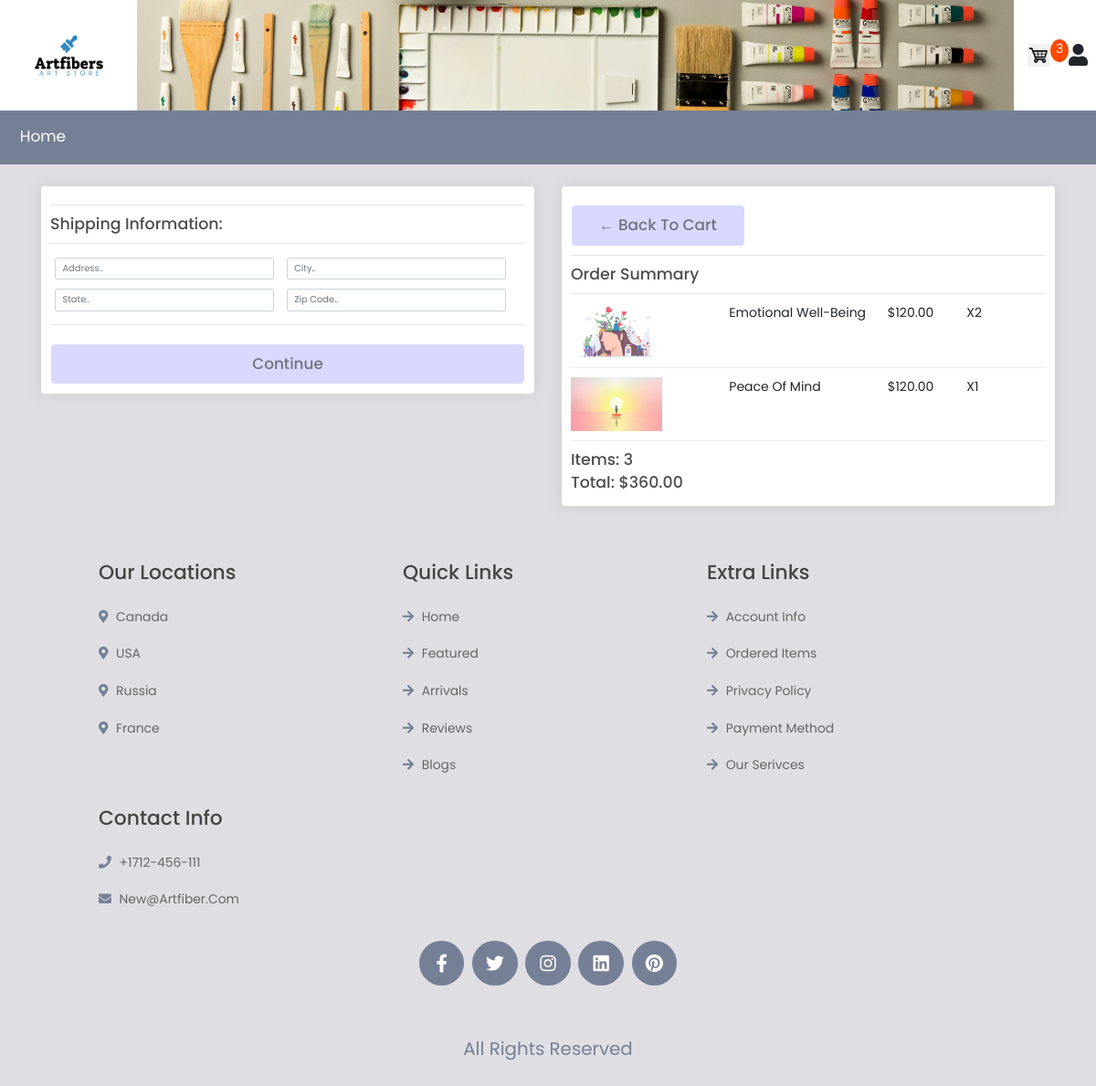
/checkout/ (signed in), run on an earlier commit of the app's database.
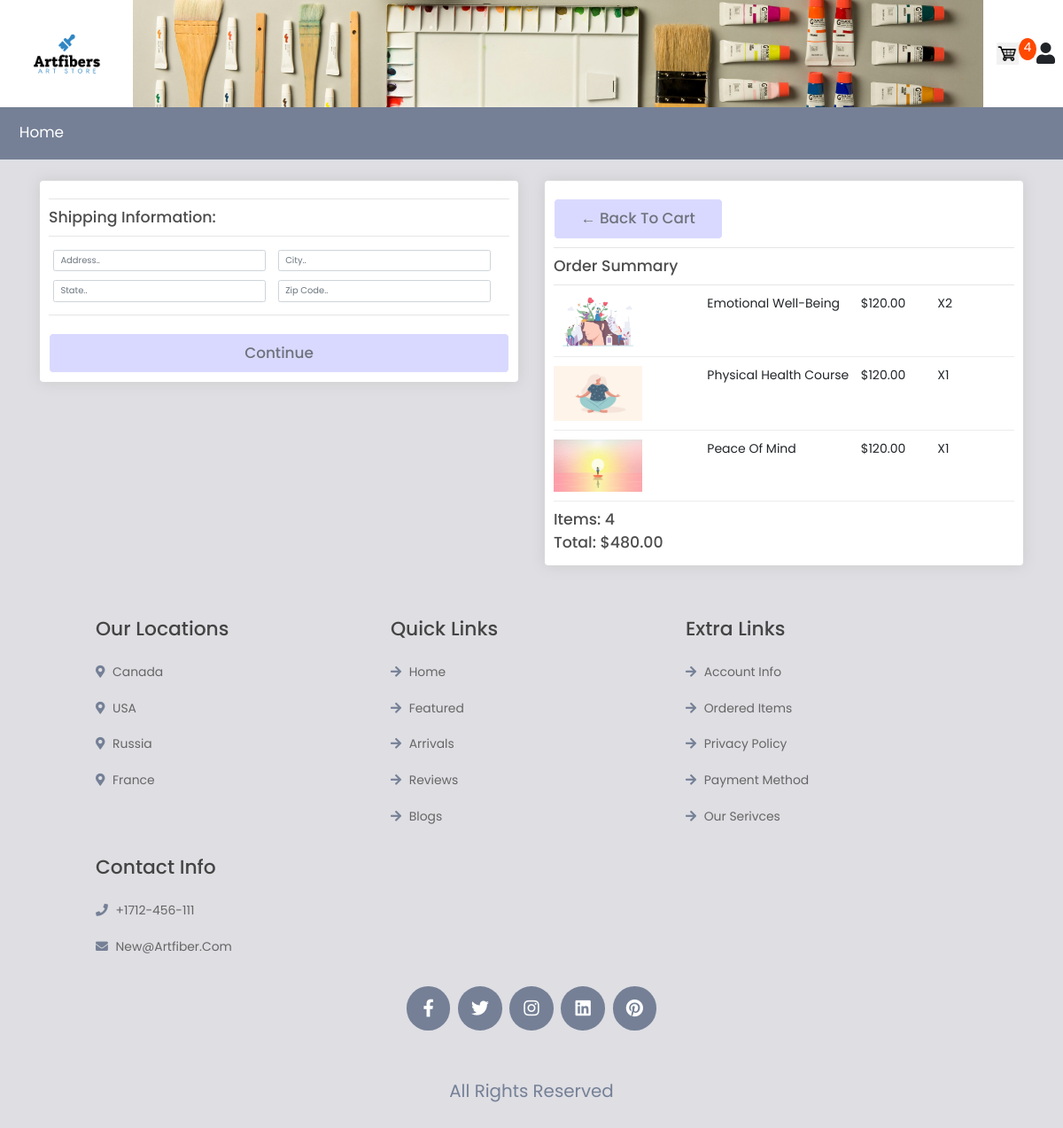
And on a later commit of the database.
### store/models.py (models this page shows, shortened)
class OrderItem(models.Model):
    product = models.ForeignKey(Product, on_delete=models.SET_NULL, null=True)
    order = models.ForeignKey(Order, on_delete=models.SET_NULL, null=True)
    quantity = models.IntegerField(default=0, null=True, blank=True)
    date_added = models.DateTimeField(auto_now_add=True)
    @property
    def get_total(self):
        return self.quantity*self.product.price

class Product(models.Model):
    name = models.CharField(max_length=200)
    price = models.DecimalField(max_digits=7, decimal_places=2)
    digital = models.BooleanField(
        default=False, null=True, blank=True)  # doesn't require shipment
    image = models.ImageField(null=True, blank=True)
    @property
    def imageURL(self):
        try:
            url = self.image.url
        except:
            url = ''
        return url

class Order(models.Model):
    customer = models.ForeignKey(
        Customer, on_delete=models.SET_NULL, null=True, blank=True)
    date_ordered = models.DateTimeField(auto_now_add=True)
    complete = models.BooleanField(default=False)
    transaction_id = models.CharField(max_length=100, null=True)
    @property
    def shipping(self):
        shipping = False
        orderitems = self.orderitem_set.all()  # all the order items in a cart
        for i in orderitems:
            if i.product.digital == False:
                shipping = True
        return shipping
    @property
    def get_cart_total(self):
        orderitems = self.orderitem_set.all()
        total = sum([item.get_total for item in orderitems])
        return total
    @property
    def get_cart_items(self):
        orderitems = self.orderitem_set.all()
        total = sum([item.quantity for item in orderitems])
        return total

### store/views.py (the view)
# urls.py: path('checkout/', views.checkout, name="checkout"),
def checkout(request):
    data = cartData(request)
    cartItems = data['cartItems']
    order = data['order']
    items = data['items']
    context = {'items': items, 'order': order, 'cartItems': cartItems}
    return render(request, 'store/Checkout.html', context)

### store/cartdata.py (called while the page is built)
def cartData(request):
    if request.user.is_authenticated:
        customer = request.user.customer
        order, created = Order.objects.get_or_create(
            customer=customer, complete=False)
        items = order.orderitem_set.all()
        cartItems = order.get_cart_items
    else:
        cookieData = cookieCart(request)
        cartItems = cookieData['cartItems']
        order = cookieData['order']
        items = cookieData['items']
    return {'cartItems': cartItems, 'order': order, 'items': items}

### store/templates/store/Checkout.html (shortened to what this page needs)
{% extends 'store/main.html'%} {% load static %} {% block content%}
<div class="row">
  <div class="col-lg-6">
    <div class="box-element" id="form-wrapper">
      <form id="form">
        <div id="shipping-info">
          <hr />
          <h3>Shipping Information:</h3>
          <hr />
          <div class="form-field">
            <input
              class="form-control"
              type="text"
              name="address"
              placeholder="Address.."
            />
          </div>
          <div class="form-field">
            <input
              class="form-control"
              type="text"
              name="city"
              placeholder="City.."
            />
          </div>
          <div class="form-field">
            <input
              class="form-control"
              type="text"
              name="state"
              placeholder="State.."
            />
          </div>
          <div class="form-field">
            <input
              class="form-control"
              type="text"
              name="zipcode"
              placeholder="Zip code.."
            />
          </div>
        </div>
        <hr />
        <input
          id="form-button"
          class="btn btn-success btn-block"
          type="submit"
          value="Continue"
        />
      </form>
    </div>
    <br />
  </div>
  <div class="col-lg-6">
    <div class="box-element">
      <a class="btn btn-outline-dark" href="{% url 'cart' %}"
        >&#x2190; Back to Cart</a
      >
      <hr />
      <h3>Order Summary</h3>
      <hr />
      {% for item in items %}
      <div class="cart-row">
        <div style="flex: 2">
          <img class="row-image" src="{{item.product.imageURL}}" />
        </div>
        <div style="flex: 2"><p>{{item.product.name}}</p></div>
        <div style="flex: 1"><p>${{item.product.price}}</p></div>
        <div style="flex: 1"><p>x{{item.quantity}}</p></div>
      </div>
      {% endfor %}
      <h3>Items: {{order.get_cart_items}}</h3>
      <h3>Total: ${{order.get_cart_total|floatformat:2}}</h3>
    </div>
  </div>
</div>
{% endblock content%}

What changed in the data, as far as the page shows it:
added OrderItem: product.imageURL (picture), product.name "Physical Health Course", product.price "120.00", quantity "1"
computed for Order: get_cart_items "3" → "4"; get_cart_total "360.00" → "480.00"
Also different on the page:
{{ cartItems }}: "3" → "4"
